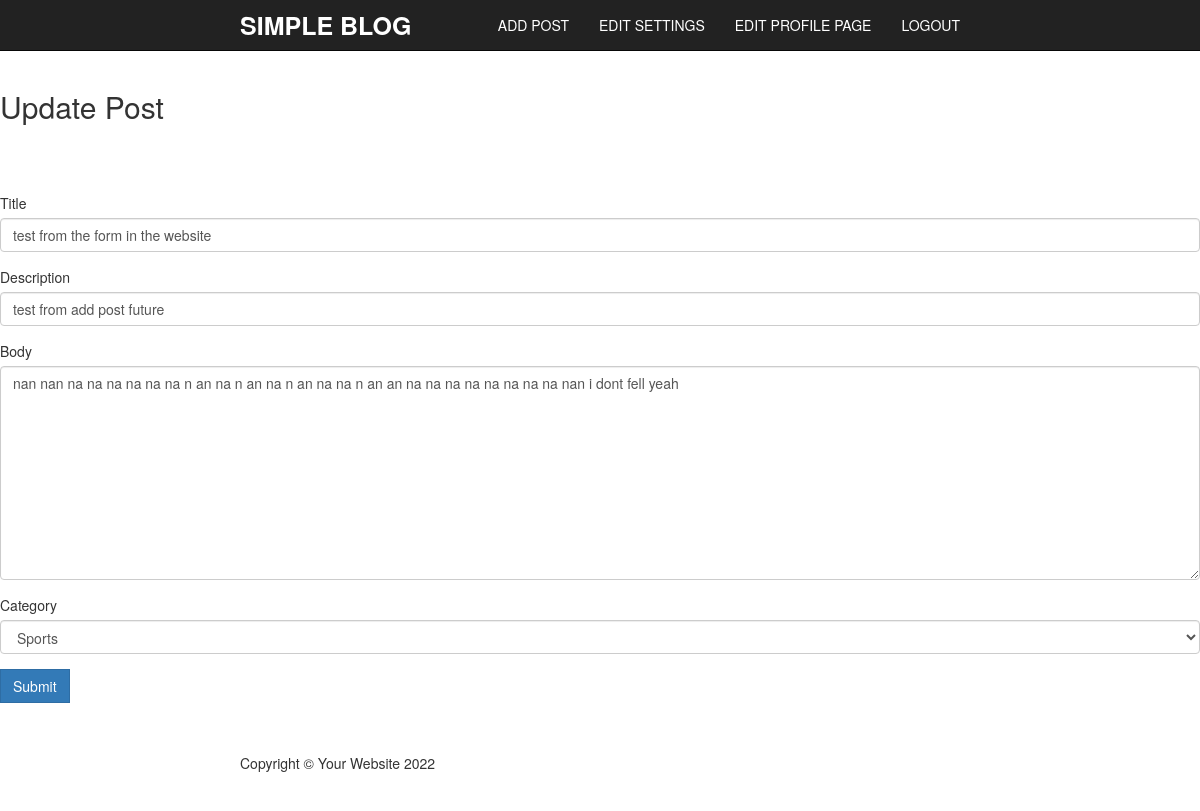
Screenshot of /article/edit/6 (signed in) with the database file from the repository.
### blog/models.py (models this page shows, shortened)
class Post(models.Model):
    author = models.ForeignKey(User,on_delete=models.CASCADE)
    title = models.CharField(max_length=70)
    description = models.CharField(max_length=277)
    body = RichTextField(blank=True,null=True)
    img = models.ImageField(blank=True,null=True,upload_to='images/')
    created_at = models.DateTimeField(auto_now=True)
    category = models.ForeignKey('Category',on_delete=models.CASCADE)
    likes = models.ManyToManyField(User,related_name='likes')

### blog/views.py (the view)
# urls.py: path('article/edit/<int:pk>',views.UpdatePostView.as_view(),name='update_post'),
class UpdatePostView(UpdateView):
    model = Post
    template_name = 'update_post.html'
    fields = ['title','description','body','category']

### blog/models.py (called while the page is built)
    def __str__(self):
        return self.name

### blog/templates/update_post.html (shortened to what this page needs)
{% extends 'base.html' %}
{% load bootstrap4 %}
{% block body %}
{% if user.is_authenticated %}
    {% if user.id == post.author.id %}
        <h2>Update Post</h2>
        <br><br><br>
        <form method="POST">
            {% bootstrap_form form %}
            {% buttons %}
                <button type="submit" class="btn btn-primary">Submit</button>
            {% endbuttons %}
    {% else %}
        your not allowed here
    {% endif %}
{% else %}
    your not allowed here
{% endif %}
{% endblock body %}

### static/css/simple-blog-template.css (style rules this page uses)
body { padding-top: 70px; }
.btn { border-radius: 0; }
.form-group label { font-weight: normal; }

### rows the page displays
Post: title "test from the form in the website", description "test from add post future", body "nan nan na na na na na na n an na n an na n an na na n an an na na na na na na na na nan i dont fell yeah", category "Sports"
